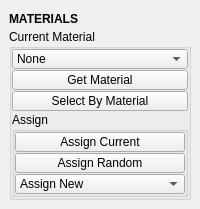
<?xml version="1.0" encoding="UTF-8"?>
<ui version="4.0">
 <class>QtUi</class>
 <widget class="QMainWindow" name="QtUi">
  <property name="enabled">
   <bool>true</bool>
  </property>
  <property name="geometry">
   <rect>
    <x>0</x>
    <y>0</y>
    <width>200</width>
    <height>200</height>
   </rect>
  </property>
  <property name="sizePolicy">
   <sizepolicy hsizetype="Preferred" vsizetype="Preferred">
    <horstretch>0</horstretch>
    <verstretch>0</verstretch>
   </sizepolicy>
  </property>
  <property name="tabShape">
   <enum>QTabWidget::Triangular</enum>
  </property>
  <property name="dockNestingEnabled">
   <bool>true</bool>
  </property>
  <property name="dockOptions">
   <set>QMainWindow::AllowNestedDocks|QMainWindow::AllowTabbedDocks|QMainWindow::AnimatedDocks|QMainWindow::ForceTabbedDocks</set>
  </property>
  <widget class="QWidget" name="central_widget">
   <property name="minimumSize">
    <size>
     <width>200</width>
     <height>0</height>
    </size>
   </property>
   <layout class="QVBoxLayout" name="verticalLayout_2">
    <item>
     <layout class="QVBoxLayout" name="verticalLayout">
      <property name="spacing">
       <number>0</number>
      </property>
      <item>
       <widget class="Header" name="header">
        <property name="minimumSize">
         <size>
          <width>0</width>
          <height>20</height>
         </size>
        </property>
        <property name="font">
         <font>
          <weight>75</weight>
          <bold>true</bold>
         </font>
        </property>
        <property name="text">
         <string>MATERIALS</string>
        </property>
       </widget>
      </item>
      <item>
       <widget class="QGroupBox" name="group000">
        <property name="title">
         <string>Current Material</string>
        </property>
        <layout class="QGridLayout" name="gridLayout">
         <property name="leftMargin">
          <number>0</number>
         </property>
         <property name="topMargin">
          <number>0</number>
         </property>
         <property name="rightMargin">
          <number>0</number>
         </property>
         <property name="bottomMargin">
          <number>0</number>
         </property>
         <property name="spacing">
          <number>1</number>
         </property>
         <item row="2" column="0" colspan="2">
          <widget class="ComboBox" name="cmb002">
           <property name="minimumSize">
            <size>
             <width>0</width>
             <height>20</height>
            </size>
           </property>
           <property name="maximumSize">
            <size>
             <width>16777215</width>
             <height>20</height>
            </size>
           </property>
           <property name="toolTip">
            <string>Current material.</string>
           </property>
           <property name="maxVisibleItems">
            <number>40</number>
           </property>
           <property name="maxCount">
            <number>500</number>
           </property>
           <property name="sizeAdjustPolicy">
            <enum>QComboBox::AdjustToContents</enum>
           </property>
           <property name="frame">
            <bool>true</bool>
           </property>
           <item>
            <property name="text">
             <string>None</string>
            </property>
           </item>
          </widget>
         </item>
         <item row="11" column="0" colspan="2">
          <widget class="PushButton" name="tb000">
           <property name="enabled">
            <bool>true</bool>
           </property>
           <property name="minimumSize">
            <size>
             <width>0</width>
             <height>20</height>
            </size>
           </property>
           <property name="maximumSize">
            <size>
             <width>16777215</width>
             <height>20</height>
            </size>
           </property>
           <property name="toolTip">
            <string>&lt;html&gt;&lt;head/&gt;&lt;body&gt;&lt;p&gt;Select all components with the same material. &lt;/p&gt;&lt;p&gt;If nothing is selected; search all geometry.&lt;/p&gt;&lt;/body&gt;&lt;/html&gt;</string>
           </property>
           <property name="text">
            <string>Select By Material</string>
           </property>
          </widget>
         </item>
         <item row="8" column="0" colspan="2">
          <widget class="QPushButton" name="b002">
           <property name="enabled">
            <bool>true</bool>
           </property>
           <property name="minimumSize">
            <size>
             <width>0</width>
             <height>20</height>
            </size>
           </property>
           <property name="maximumSize">
            <size>
             <width>16777215</width>
             <height>20</height>
            </size>
           </property>
           <property name="toolTip">
            <string>Set material shader ID from selection.</string>
           </property>
           <property name="text">
            <string>Get Material</string>
           </property>
          </widget>
         </item>
         <item row="13" column="0" colspan="2">
          <widget class="QGroupBox" name="groupBox">
           <property name="title">
            <string>Assign</string>
           </property>
           <layout class="QVBoxLayout" name="verticalLayout_3">
            <property name="spacing">
             <number>1</number>
            </property>
            <property name="leftMargin">
             <number>0</number>
            </property>
            <property name="topMargin">
             <number>0</number>
            </property>
            <property name="rightMargin">
             <number>0</number>
            </property>
            <property name="bottomMargin">
             <number>0</number>
            </property>
            <item>
             <widget class="PushButton" name="b005">
              <property name="enabled">
               <bool>true</bool>
              </property>
              <property name="minimumSize">
               <size>
                <width>0</width>
                <height>20</height>
               </size>
              </property>
              <property name="maximumSize">
               <size>
                <width>16777215</width>
                <height>20</height>
               </size>
              </property>
              <property name="toolTip">
               <string>Assign the current material to any selected object(s).</string>
              </property>
              <property name="text">
               <string>Assign Current</string>
              </property>
             </widget>
            </item>
            <item>
             <widget class="PushButton" name="b004">
              <property name="enabled">
               <bool>true</bool>
              </property>
              <property name="minimumSize">
               <size>
                <width>0</width>
                <height>20</height>
               </size>
              </property>
              <property name="maximumSize">
               <size>
                <width>16777215</width>
                <height>20</height>
               </size>
              </property>
              <property name="toolTip">
               <string>&lt;html&gt;&lt;head/&gt;&lt;body&gt;&lt;p&gt;Assign a new random material to any selected object(s).&lt;/p&gt;&lt;p&gt;&lt;br/&gt;&lt;span style=&quot; font-style:italic;&quot;&gt;You can click repeatedly until a desired color is found.&lt;/span&gt;&lt;/p&gt;&lt;/body&gt;&lt;/html&gt;</string>
              </property>
              <property name="text">
               <string>Assign Random</string>
              </property>
             </widget>
            </item>
            <item>
             <widget class="ComboBox" name="cmb000">
              <property name="minimumSize">
               <size>
                <width>0</width>
                <height>20</height>
               </size>
              </property>
              <property name="maximumSize">
               <size>
                <width>16777215</width>
                <height>20</height>
               </size>
              </property>
              <property name="toolTip">
               <string>Assign a new material to the current selection.</string>
              </property>
              <property name="maxVisibleItems">
               <number>40</number>
              </property>
              <property name="maxCount">
               <number>500</number>
              </property>
              <property name="sizeAdjustPolicy">
               <enum>QComboBox::AdjustToContents</enum>
              </property>
              <property name="frame">
               <bool>true</bool>
              </property>
              <item>
               <property name="text">
                <string>Assign New</string>
               </property>
              </item>
             </widget>
            </item>
            <item>
             <spacer name="verticalSpacer">
              <property name="orientation">
               <enum>Qt::Vertical</enum>
              </property>
              <property name="sizeHint" stdset="0">
               <size>
                <width>0</width>
                <height>10</height>
               </size>
              </property>
             </spacer>
            </item>
           </layout>
          </widget>
         </item>
        </layout>
       </widget>
      </item>
     </layout>
    </item>
   </layout>
  </widget>
 </widget>
 <customwidgets>
  <customwidget>
   <class>Header</class>
   <extends>QLabel</extends>
   <header>uitk.widgets.header.Header.h</header>
  </customwidget>
  <customwidget>
   <class>PushButton</class>
   <extends>QPushButton</extends>
   <header>widgets.pushbutton.h</header>
  </customwidget>
  <customwidget>
   <class>ComboBox</class>
   <extends>QComboBox</extends>
   <header>uitk.widgets.comboBox.ComboBox.h</header>
  </customwidget>
 </customwidgets>
 <resources/>
 <connections/>
 <designerdata>
  <property name="gridDeltaX">
   <number>5</number>
  </property>
  <property name="gridDeltaY">
   <number>5</number>
  </property>
  <property name="gridSnapX">
   <bool>true</bool>
  </property>
  <property name="gridSnapY">
   <bool>true</bool>
  </property>
  <property name="gridVisible">
   <bool>true</bool>
  </property>
 </designerdata>
</ui>
